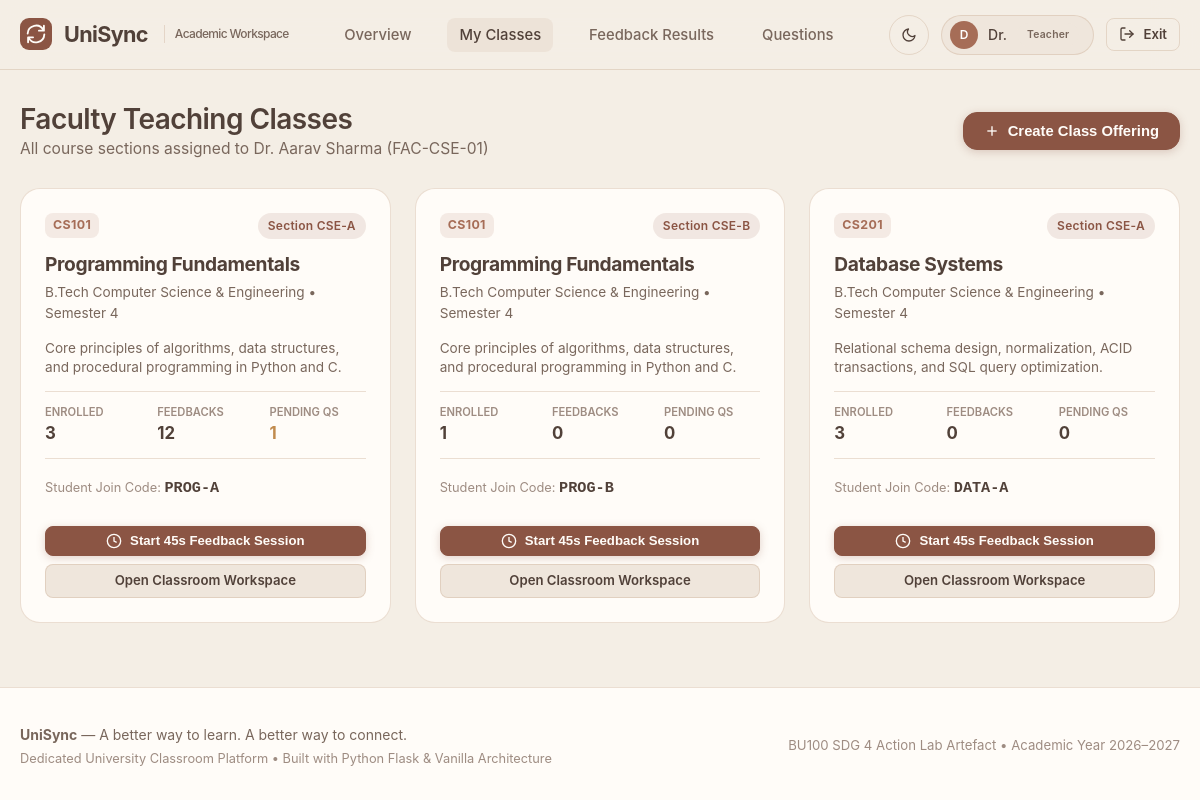
The app's page /teacher/classes (signed in) with its own data.
### models/users.py (models this page shows, shortened)
class User(db.Model):
    __tablename__ = 'users'
    id = db.Column(db.Integer, primary_key=True)
    email = db.Column(db.String(120), unique=True, nullable=False, index=True)
    password_hash = db.Column(db.String(255), nullable=False)
    role = db.Column(db.String(20), nullable=False)  # 'student' or 'teacher'
    full_name = db.Column(db.String(100), nullable=False)
    is_active = db.Column(db.Boolean, default=True, nullable=False)
    created_at = db.Column(db.DateTime, default=utcnow, nullable=False)
    student_profile = db.relationship('StudentProfile', back_populates='user', uselist=False, cascade='all, delete-orphan')
    teacher_profile = db.relationship('TeacherProfile', back_populates='user', uselist=False, cascade='all, delete-orphan')
    notifications = db.relationship('Notification', back_populates='user', cascade='all, delete-orphan', order_by='Notification.created_at.desc()')
    audit_logs = db.relationship('AuditLog', back_populates='user')
    @property
    def is_student(self):
        return self.role == 'student'
    @property
    def is_teacher(self):
        return self.role == 'teacher'

class TeacherProfile(db.Model):
    __tablename__ = 'teacher_profiles'
    id = db.Column(db.Integer, primary_key=True)
    user_id = db.Column(db.Integer, db.ForeignKey('users.id', ondelete='CASCADE'), unique=True, nullable=False)
    faculty_id = db.Column(db.String(30), unique=True, nullable=False, index=True)
    department = db.Column(db.String(80), nullable=False)  # e.g., 'Computer Science & Engineering'
    created_at = db.Column(db.DateTime, default=utcnow, nullable=False)
    user = db.relationship('User', back_populates='teacher_profile')
    class_offerings = db.relationship('ClassOffering', back_populates='teacher', cascade='all, delete-orphan')

### models/academic.py (models this page shows, shortened)
class Course(db.Model):
    __tablename__ = 'courses'
    id = db.Column(db.Integer, primary_key=True)
    code = db.Column(db.String(20), unique=True, nullable=False, index=True)  # e.g., 'CS101'
    name = db.Column(db.String(120), nullable=False)                         # e.g., 'Programming Fundamentals'
    description = db.Column(db.Text, nullable=True)
    credits = db.Column(db.Integer, default=3, nullable=False)
    created_at = db.Column(db.DateTime, default=utcnow, nullable=False)
    class_offerings = db.relationship('ClassOffering', back_populates='course', cascade='all, delete-orphan')

class Section(db.Model):
    __tablename__ = 'sections'
    id = db.Column(db.Integer, primary_key=True)
    name = db.Column(db.String(30), nullable=False)         # e.g., 'CSE-A', 'CSE-B'
    programme = db.Column(db.String(80), nullable=False)    # e.g., 'B.Tech CSE'
    semester = db.Column(db.Integer, nullable=False)       # e.g., 4
    created_at = db.Column(db.DateTime, default=utcnow, nullable=False)
    class_offerings = db.relationship('ClassOffering', back_populates='section', cascade='all, delete-orphan')

class ClassOffering(db.Model):
    __tablename__ = 'class_offerings'
    id = db.Column(db.Integer, primary_key=True)
    course_id = db.Column(db.Integer, db.ForeignKey('courses.id'), nullable=False)
    section_id = db.Column(db.Integer, db.ForeignKey('sections.id'), nullable=False)
    teacher_id = db.Column(db.Integer, db.ForeignKey('teacher_profiles.id'), nullable=False)
    join_code = db.Column(db.String(16), unique=True, nullable=False, index=True, default=generate_join_code)
    semester = db.Column(db.Integer, nullable=False)
    academic_year = db.Column(db.String(20), default='2026-2027', nullable=False)
    is_active = db.Column(db.Boolean, default=True, nullable=False)
    created_at = db.Column(db.DateTime, default=utcnow, nullable=False)
    course = db.relationship('Course', back_populates='class_offerings')
    section = db.relationship('Section', back_populates='class_offerings')
    teacher = db.relationship('TeacherProfile', back_populates='class_offerings')
    enrollments = db.relationship('Enrollment', back_populates='class_offering', cascade='all, delete-orphan')
    feedback_sessions = db.relationship('FeedbackSession', back_populates='class_offering', cascade='all, delete-orphan', order_by='FeedbackSession.created_at.desc()')
    doubts = db.relationship('Doubt', back_populates='class_offering', cascade='all, delete-orphan', order_by='Doubt.created_at.desc()')

### routes/teacher.py (the view)
@teacher_bp.route('/classes')
@teacher_required
def classes():
    teacher = g.teacher
    classes = ClassOffering.query.filter_by(teacher_id=teacher.id, is_active=True).all()
    class_cards_data = []
    for c in classes:
        c_sess_ids = [s.id for s in c.feedback_sessions]
        c_responses_count = FeedbackResponse.query.filter(FeedbackResponse.session_id.in_(c_sess_ids)).count() if c_sess_ids else 0
        c_unanswered = Doubt.query.filter(Doubt.class_offering_id == c.id, Doubt.status.in_(['new', 'viewed'])).count()
        class_cards_data.append({
            'offering': c,
            'enrolled_count': len(c.enrollments),
            'feedback_count': c_responses_count,
            'unanswered_count': c_unanswered,
            'active_session': next((s for s in c.feedback_sessions if s.is_active_now), None)
        })
    all_courses = Course.query.order_by(Course.code).all()
    all_sections = Section.query.order_by(Section.name).all()
    return render_template(
        'teacher_classes.html',
        teacher=teacher,
        classes_data=class_cards_data,
        all_courses=all_courses,
        all_sections=all_sections
    )

### auth_helpers.py (called while the page is built)
def get_current_user():
    user_id = session.get('user_id')
    if not user_id:
        return None
    return db.session.get(User, user_id)

def init_user_context():
    g.user = get_current_user()
    if g.user:
        g.student = g.user.student_profile if g.user.is_student else None
        g.teacher = g.user.teacher_profile if g.user.is_teacher else None
    else:
        g.student = None
        g.teacher = None

def teacher_required(view):
    @functools.wraps(view)
    def wrapped_view(**kwargs):
        if session.get('user_id') is None:
            next_url = request.full_path if request.method == 'GET' else request.path
            return redirect(url_for('auth.login', next=next_url))
        if session.get('user_role') != 'teacher':
            flash('Access restricted to university faculty members.', 'error')
            return redirect(url_for('student.dashboard'))
        return view(**kwargs)
    return wrapped_view

def generate_csrf_token():
    if '_csrf_token' not in session:
        session['_csrf_token'] = secrets.token_hex(32)
    return session['_csrf_token']

### extensions.py (called while the page is built)
def utcnow():
    return datetime.now(timezone.utc).replace(tzinfo=None)

### models/feedback.py (called while the page is built)
    @property
    def is_active_now(self):
        if self.status != 'active':
            return False
        return utcnow() <= self.expires_at

### templates/teacher_classes.html (shortened to what this page needs)
{% extends "base.html" %}
{% block content %}
<div style="display: flex; justify-content: space-between; align-items: center; margin-bottom: 28px; flex-wrap: wrap; gap: 16px;">
  <div>
    <h2>Faculty Teaching Classes</h2>
    <p>All course sections assigned to {{ teacher.user.full_name }} ({{ teacher.faculty_id }})</p>
  </div>
  <button type="button" class="btn btn-primary" onclick="openModal('createClassModal')">
    <svg class="icon-sm" viewBox="0 0 24 24" fill="none" stroke="currentColor" stroke-width="2"><line x1="12" y1="5" x2="12" y2="19"></line><line x1="5" y1="12" x2="19" y2="12"></line></svg>
    <span>Create Class Offering</span>
  </button>
</div>
{% if classes_data %}
  <div class="classes-grid">
    {% for item in classes_data %}
      {% set offering = item.offering %}
      <div class="class-card">
        <div>
          <div class="class-card-header">
            <span class="class-code-badge">{{ offering.course.code }}</span>
            <span class="badge badge-primary">Section {{ offering.section.name }}</span>
          </div>
          <h4 class="class-title">{{ offering.course.name }}</h4>
          <div class="class-meta">
            {{ offering.section.programme }} &bull; Semester {{ offering.semester }}
          </div>
          <p style="font-size: 0.85rem; color: var(--text-secondary); margin-bottom: 14px; line-height: 1.4;">
            {{ offering.course.description or 'Active university course section.' }}
          </p>
          <div class="class-stats-row">
            <div class="class-stat-item">
              <div class="class-stat-item-label">Enrolled</div>
              <div class="class-stat-item-val">{{ item.enrolled_count }}</div>
            </div>
            <div class="class-stat-item">
              <div class="class-stat-item-label">Feedbacks</div>
              <div class="class-stat-item-val">{{ item.feedback_count }}</div>
            </div>
            <div class="class-stat-item">
              <div class="class-stat-item-label">Pending Qs</div>
              <div class="class-stat-item-val" style="color: {% if item.unanswered_count > 0 %}var(--warning){% else %}var(--text-primary){% endif %};">
                {{ item.unanswered_count }}
              </div>
            </div>
          </div>
          <div style="display: flex; align-items: center; justify-content: space-between; font-size: 0.8rem; color: var(--text-muted); margin-bottom: 12px;">
            <span>Student Join Code: <strong style="font-family: monospace; color: var(--text-primary); font-size: 0.95rem;">{{ offering.join_code }}</strong></span>
          </div>
        </div>
        <div style="display: flex; flex-direction: column; gap: 8px; margin-top: 14px;">
          <form method="POST" action="{{ url_for('feedback.start_session', class_id=offering.id) }}">
            <button type="submit" class="btn btn-primary btn-sm" style="width: 100%;">
              <svg class="icon-sm" viewBox="0 0 24 24" fill="none" stroke="currentColor" stroke-width="2"><circle cx="12" cy="12" r="10"></circle><polyline points="12 6 12 12 16 14"></polyline></svg>
              <span>Start 45s Feedback Session</span>
            </button>
          </form>
          <a href="{{ url_for('classes.detail', class_id=offering.id) }}" class="btn btn-secondary btn-sm" style="width: 100%; text-align: center;">
            <span>Open Classroom Workspace</span>
          </a>
        </div>
      </div>
    {% endfor %}
  </div>
{% endif %}
{% endblock %}

### templates/base.html (shortened to what this page needs)
<!DOCTYPE html>
<html lang="en" data-theme="light">
<head>
  <link rel="stylesheet" href="{{ url_for('static', filename='css/style.css') }}">
  <link rel="stylesheet" href="{{ url_for('static', filename='css/responsive.css') }}">
</head>
<body data-role="{{ current_user.role if current_user else '' }}">
  <nav class="site-nav">
    <div class="container">
      <a href="{{ url_for('auth.index') }}" class="nav-brand">
        <div class="brand-icon">
          <svg class="icon-md" viewBox="0 0 24 24" fill="none" stroke="currentColor" stroke-width="2.2" stroke-linecap="round" stroke-linejoin="round">
            <path d="M21.5 2v6h-6M2.5 22v-6h6M2 11.5a10 10 0 0 1 18.8-4.3M22 12.5a10 10 0 0 1-18.8 4.2"/>
          </svg>
        </div>
        <span>UniSync</span>
        <span class="brand-tagline">Academic Workspace</span>
      </a>
      {% if current_user %}
        <ul class="nav-links">
          {% if current_user.is_teacher %}
            <li><a href="{{ url_for('teacher.dashboard') }}" class="nav-link {% if request.endpoint == 'teacher.dashboard' %}active{% endif %}">Overview</a></li>
            <li><a href="{{ url_for('teacher.classes') }}" class="nav-link {% if request.endpoint == 'teacher.classes' %}active{% endif %}">My Classes</a></li>
            <li><a href="{{ url_for('teacher.feedback_history') }}" class="nav-link {% if request.endpoint == 'teacher.feedback_history' %}active{% endif %}">Feedback Results</a></li>
            <li><a href="{{ url_for('teacher.questions') }}" class="nav-link {% if request.endpoint == 'teacher.questions' %}active{% endif %}">Questions</a></li>
          {% endif %}
        </ul>
      {% endif %}
      <div class="nav-actions">
        <button type="button" class="notif-btn theme-toggle-btn" onclick="toggleTheme()" title="Toggle Theme" aria-label="Toggle Light or Dark Mode">
          <svg class="icon-sm theme-icon-moon" viewBox="0 0 24 24" fill="none" stroke="currentColor" stroke-width="2" stroke-linecap="round" stroke-linejoin="round">
            <path d="M21 12.79A9 9 0 1 1 11.21 3 7 7 0 0 0 21 12.79z"></path>
          </svg>
        </button>
        {% if current_user %}
          <div class="user-pill">
            <div class="user-avatar">
              {{ current_user.full_name[:1] }}
            </div>
            <span>{{ current_user.full_name.split(' ')[0] }}</span>
            <span class="badge badge-neutral" style="font-size: 0.65rem;">
              {{ current_user.role.title() }}
            </span>
          </div>
          <a href="{{ url_for('auth.logout') }}" class="btn btn-outline btn-sm" title="Sign out">
            <svg class="icon-sm" viewBox="0 0 24 24" fill="none" stroke="currentColor" stroke-width="2" stroke-linecap="round" stroke-linejoin="round">
              <path d="M9 21H5a2 2 0 0 1-2-2V5a2 2 0 0 1 2-2h4"></path>
              <polyline points="16 17 21 12 16 7"></polyline>
              <line x1="21" y1="12" x2="9" y2="12"></line>
            </svg>
            <span>Exit</span>
          </a>
        {% else %}
          <a href="{{ url_for('auth.login') }}" class="btn btn-outline btn-sm">Sign In</a>
          <a href="{{ url_for('auth.signup') }}" class="btn btn-primary btn-sm">Create Account</a>
        {% endif %}
      </div>
    </div>
  </nav>
  <main class="main-content">
    <div class="container">
      {% block content %}{% endblock %}
    </div>
  </main>
  <footer class="site-footer">
    <div class="container">
      <div class="footer-inner">
        <div>
          <strong>UniSync</strong> &mdash; A better way to learn. A better way to connect.
          <p style="font-size: 0.8rem; margin-top: 4px; color: var(--text-muted);">
            Dedicated University Classroom Platform &bull; Built with Python Flask &amp; Vanilla Architecture
          </p>
        </div>
        <div style="font-size: 0.825rem; color: var(--text-muted);">
          BU100 SDG 4 Action Lab Artefact &bull; Academic Year 2026&ndash;2027
        </div>
      </div>
    </div>
  </footer>
</body>
</html>

### static/css/responsive.css (style rules this page uses)
@media (max-width: 1200px) { .container { padding: 0 20px; } }

### records on screen
User: full_name "D", full_name "Dr.", role "Teacher", user.full_name "Dr. Aarav Sharma"
TeacherProfile: faculty_id "FAC-CSE-01"
Course: course.code "CS101" "CS101", course.name "Programming Fundamentals" "Programming Fundamentals", course "Core principles of algorithms, data structures, and procedural programming in Python and C." "Core principles of algorithms, data structures, and procedural programming in Python and C."
Section: section.name "CSE-A" "CSE-A", section.programme "B.Tech Computer Science & Engineering" "B.Tech Computer Science & Engineering"
ClassOffering: semester "4", join_code "PROG-A"
Section: section.name "CSE-B", section.programme "B.Tech Computer Science & Engineering"
ClassOffering: semester "4", join_code "PROG-B"
Course: course.code "CS201", course.name "Database Systems", course "Relational schema design, normalization, ACID transactions, and SQL query optimization."
ClassOffering: semester "4", join_code "DATA-A"

### other values on screen
{{ item.enrolled_count }} "3" "1" "3"
{{ item.feedback_count }} "12" "0" "0"
{{ item.unanswered_count }} "1" "0" "0"
